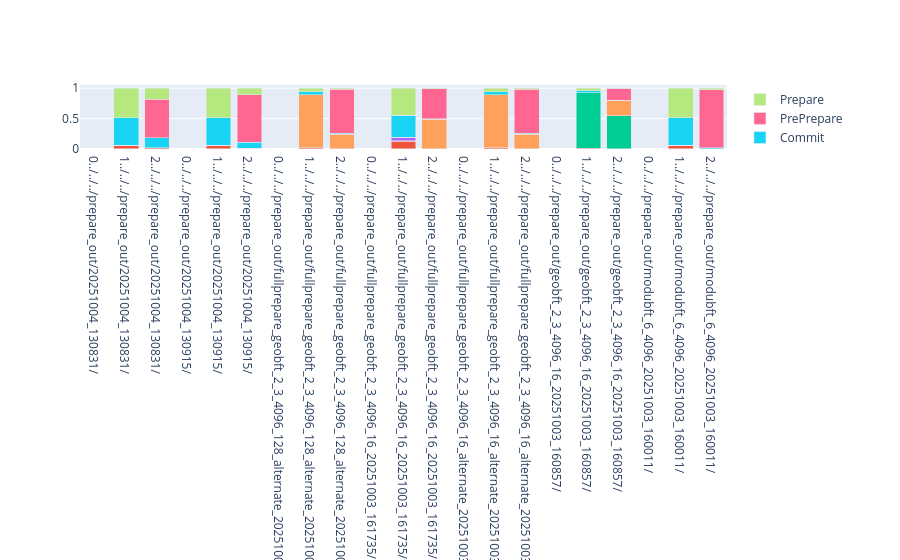

Notebook source saved alongside this figure:
### Code cell
types = ["Checkpoint",	"ClientResponse"	,"ClusterCommit"	,"ClusterPrePrepare"	,"ClusterPrepare"	,"Commit"	,"PrePrepare"	,"Prepare"]
types=list(filter(lambda typ: typ in df_with_bytes,types))

average_by_folder_and_role = df_with_bytes.groupby(["folder","Role"]).mean(numeric_only=True).reset_index()
total_bytes_sent = average_by_folder_and_role[["folder","Role"]+types].groupby(["folder","Role"]).sum().sum(axis=1).reset_index().set_index(["folder","Role"])
total_bytes_sent[0].index.set_names(['folder', 'Role'], inplace=True)

normalized_bytes_per_folder = (
    average_by_folder_and_role.set_index(["folder", "Role"])[types]
    .div(total_bytes_sent[0], axis=0)
    .reset_index()
)
normalized_bytes_per_folder["Role"]=average_by_folder_and_role["Role"]
fig = go.Figure()

for typ in types:
    fig.add_trace(go.Bar(x=normalized_bytes_per_folder.Role.apply(str)+normalized_bytes_per_folder.folder.apply(str),y=normalized_bytes_per_folder[typ],name=typ))
fig.update_layout(barmode='stack')
fig.show()

### Figure 1 — Plotly figure (JSON) as saved in the notebook; plotly's stock layout.template omitted (floating-point values rounded to 4 significant figures)
{"data": [{"name": "Checkpoint", "type": "bar", "x": ["0../../../prepare_out/20251004_130831/", "1../../../prepare_out/20251004_130831/", "2../../../prepare_out/20251004_130831/", "0../../../prepare_out/20251004_130915/", "1../../../prepare_out/20251004_130915/", "2../../../prepare_out/20251004_130915/", "0../../../prepare_out/fullprepare_geobft_2_3_4096_128_alternate_20251003_162946/", "1../../../prepare_out/fullprepare_geobft_2_3_4096_128_alternate_20251003_162946/", "2../../../prepare_out/fullprepare_geobft_2_3_4096_128_alternate_20251003_162946/", "0../../../prepare_out/fullprepare_geobft_2_3_4096_16_20251003_161735/", "1../../../prepare_out/fullprepare_geobft_2_3_4096_16_20251003_161735/", "2../../../prepare_out/fullprepare_geobft_2_3_4096_16_20251003_161735/", "0../../../prepare_out/fullprepare_geobft_2_3_4096_16_alternate_20251003_162853/", "1../../../prepare_out/fullprepare_geobft_2_3_4096_16_alternate_20251003_162853/", "2../../../prepare_out/fullprepare_geobft_2_3_4096_16_alternate_20251003_162853/", "0../../../prepare_out/geobft_2_3_4096_16_20251003_160857/", "1../../../prepare_out/geobft_2_3_4096_16_20251003_160857/", "2../../../prepare_out/geobft_2_3_4096_16_20251003_160857/", "0../../../prepare_out/modubft_6_4096_20251003_160011/", "1../../../prepare_out/modubft_6_4096_20251003_160011/", "2../../../prepare_out/modubft_6_4096_20251003_160011/"], "y": [NaN, 0.0009708, 0.0003576, NaN, 0.0009706, 0.0002166, NaN, 0.0001168, 3.131e-05, NaN, 0.0008801, 2.111e-05, NaN, 0.0001149, 3.12e-05, NaN, 7.996e-05, 8.17e-06, NaN, 0.0009704, 4.52e-05]}, {"name": "ClientResponse", "type": "bar", "x": ["0../../../prepare_out/20251004_130831/", "1../../../prepare_out/20251004_130831/", "2../../../prepare_out/20251004_130831/", "0../../../prepare_out/20251004_130915/", "1../../../prepare_out/20251004_130915/", "2../../../prepare_out/20251004_130915/", "0../../../prepare_out/fullprepare_geobft_2_3_4096_128_alternate_20251003_162946/", "1../../../prepare_out/fullprepare_geobft_2_3_4096_128_alternate_20251003_162946/", "2../../../prepare_out/fullprepare_geobft_2_3_4096_128_alternate_20251003_162946/", "0../../../prepare_out/fullprepare_geobft_2_3_4096_16_20251003_161735/", "1../../../prepare_out/fullprepare_geobft_2_3_4096_16_20251003_161735/", "2../../../prepare_out/fullprepare_geobft_2_3_4096_16_20251003_161735/", "0../../../prepare_out/fullprepare_geobft_2_3_4096_16_alternate_20251003_162853/", "1../../../prepare_out/fullprepare_geobft_2_3_4096_16_alternate_20251003_162853/", "2../../../prepare_out/fullprepare_geobft_2_3_4096_16_alternate_20251003_162853/", "0../../../prepare_out/geobft_2_3_4096_16_20251003_160857/", "1../../../prepare_out/geobft_2_3_4096_16_20251003_160857/", "2../../../prepare_out/geobft_2_3_4096_16_20251003_160857/", "0../../../prepare_out/modubft_6_4096_20251003_160011/", "1../../../prepare_out/modubft_6_4096_20251003_160011/", "2../../../prepare_out/modubft_6_4096_20251003_160011/"], "y": [NaN, 0.06394, 0.02334, NaN, 0.06397, 0.01404, NaN, 0.01723, 0.004585, NaN, 0.13, 0.003087, NaN, 0.01702, 0.004576, NaN, 0.01184, 0.0012, NaN, 0.06392, 0.002924]}, {"name": "ClusterCommit", "type": "bar", "x": ["0../../../prepare_out/20251004_130831/", "1../../../prepare_out/20251004_130831/", "2../../../prepare_out/20251004_130831/", "0../../../prepare_out/20251004_130915/", "1../../../prepare_out/20251004_130915/", "2../../../prepare_out/20251004_130915/", "0../../../prepare_out/fullprepare_geobft_2_3_4096_128_alternate_20251003_162946/", "1../../../prepare_out/fullprepare_geobft_2_3_4096_128_alternate_20251003_162946/", "2../../../prepare_out/fullprepare_geobft_2_3_4096_128_alternate_20251003_162946/", "0../../../prepare_out/fullprepare_geobft_2_3_4096_16_20251003_161735/", "1../../../prepare_out/fullprepare_geobft_2_3_4096_16_20251003_161735/", "2../../../prepare_out/fullprepare_geobft_2_3_4096_16_20251003_161735/", "0../../../prepare_out/fullprepare_geobft_2_3_4096_16_alternate_20251003_162853/", "1../../../prepare_out/fullprepare_geobft_2_3_4096_16_alternate_20251003_162853/", "2../../../prepare_out/fullprepare_geobft_2_3_4096_16_alternate_20251003_162853/", "0../../../prepare_out/geobft_2_3_4096_16_20251003_160857/", "1../../../prepare_out/geobft_2_3_4096_16_20251003_160857/", "2../../../prepare_out/geobft_2_3_4096_16_20251003_160857/", "0../../../prepare_out/modubft_6_4096_20251003_160011/", "1../../../prepare_out/modubft_6_4096_20251003_160011/", "2../../../prepare_out/modubft_6_4096_20251003_160011/"], "y": [NaN, 0.0, 0.0, NaN, 0.0, 0.0, NaN, 0.0, 0.0, NaN, 0.001632, 3.729e-05, NaN, 0.0, 0.0, NaN, 0.9093, 0.5481, NaN, 0.0, 0.0]}, {"name": "ClusterPrePrepare", "type": "bar", "x": ["0../../../prepare_out/20251004_130831/", "1../../../prepare_out/20251004_130831/", "2../../../prepare_out/20251004_130831/", "0../../../prepare_out/20251004_130915/", "1../../../prepare_out/20251004_130915/", "2../../../prepare_out/20251004_130915/", "0../../../prepare_out/fullprepare_geobft_2_3_4096_128_alternate_20251003_162946/", "1../../../prepare_out/fullprepare_geobft_2_3_4096_128_alternate_20251003_162946/", "2../../../prepare_out/fullprepare_geobft_2_3_4096_128_alternate_20251003_162946/", "0../../../prepare_out/fullprepare_geobft_2_3_4096_16_20251003_161735/", "1../../../prepare_out/fullprepare_geobft_2_3_4096_16_20251003_161735/", "2../../../prepare_out/fullprepare_geobft_2_3_4096_16_20251003_161735/", "0../../../prepare_out/fullprepare_geobft_2_3_4096_16_alternate_20251003_162853/", "1../../../prepare_out/fullprepare_geobft_2_3_4096_16_alternate_20251003_162853/", "2../../../prepare_out/fullprepare_geobft_2_3_4096_16_alternate_20251003_162853/", "0../../../prepare_out/geobft_2_3_4096_16_20251003_160857/", "1../../../prepare_out/geobft_2_3_4096_16_20251003_160857/", "2../../../prepare_out/geobft_2_3_4096_16_20251003_160857/", "0../../../prepare_out/modubft_6_4096_20251003_160011/", "1../../../prepare_out/modubft_6_4096_20251003_160011/", "2../../../prepare_out/modubft_6_4096_20251003_160011/"], "y": [NaN, 0.0, 0.0, NaN, 0.0, 0.0, NaN, 0.0009491, 0.0002559, NaN, 0.0575, 0.001381, NaN, 0.007498, 0.002041, NaN, 0.005228, 0.0005364, NaN, 0.0, 0.0]}, {"name": "ClusterPrepare", "type": "bar", "x": ["0../../../prepare_out/20251004_130831/", "1../../../prepare_out/20251004_130831/", "2../../../prepare_out/20251004_130831/", "0../../../prepare_out/20251004_130915/", "1../../../prepare_out/20251004_130915/", "2../../../prepare_out/20251004_130915/", "0../../../prepare_out/fullprepare_geobft_2_3_4096_128_alternate_20251003_162946/", "1../../../prepare_out/fullprepare_geobft_2_3_4096_128_alternate_20251003_162946/", "2../../../prepare_out/fullprepare_geobft_2_3_4096_128_alternate_20251003_162946/", "0../../../prepare_out/fullprepare_geobft_2_3_4096_16_20251003_161735/", "1../../../prepare_out/fullprepare_geobft_2_3_4096_16_20251003_161735/", "2../../../prepare_out/fullprepare_geobft_2_3_4096_16_20251003_161735/", "0../../../prepare_out/fullprepare_geobft_2_3_4096_16_alternate_20251003_162853/", "1../../../prepare_out/fullprepare_geobft_2_3_4096_16_alternate_20251003_162853/", "2../../../prepare_out/fullprepare_geobft_2_3_4096_16_alternate_20251003_162853/", "0../../../prepare_out/geobft_2_3_4096_16_20251003_160857/", "1../../../prepare_out/geobft_2_3_4096_16_20251003_160857/", "2../../../prepare_out/geobft_2_3_4096_16_20251003_160857/", "0../../../prepare_out/modubft_6_4096_20251003_160011/", "1../../../prepare_out/modubft_6_4096_20251003_160011/", "2../../../prepare_out/modubft_6_4096_20251003_160011/"], "y": [NaN, 0.0, 0.0, NaN, 0.0, 0.0, NaN, 0.8747, 0.2387, NaN, 0.0, 0.485, NaN, 0.8698, 0.2397, NaN, 0.0, 0.2518, NaN, 0.0, 0.0]}, {"name": "Commit", "type": "bar", "x": ["0../../../prepare_out/20251004_130831/", "1../../../prepare_out/20251004_130831/", "2../../../prepare_out/20251004_130831/", "0../../../prepare_out/20251004_130915/", "1../../../prepare_out/20251004_130915/", "2../../../prepare_out/20251004_130915/", "0../../../prepare_out/fullprepare_geobft_2_3_4096_128_alternate_20251003_162946/", "1../../../prepare_out/fullprepare_geobft_2_3_4096_128_alternate_20251003_162946/", "2../../../prepare_out/fullprepare_geobft_2_3_4096_128_alternate_20251003_162946/", "0../../../prepare_out/fullprepare_geobft_2_3_4096_16_20251003_161735/", "1../../../prepare_out/fullprepare_geobft_2_3_4096_16_20251003_161735/", "2../../../prepare_out/fullprepare_geobft_2_3_4096_16_20251003_161735/", "0../../../prepare_out/fullprepare_geobft_2_3_4096_16_alternate_20251003_162853/", "1../../../prepare_out/fullprepare_geobft_2_3_4096_16_alternate_20251003_162853/", "2../../../prepare_out/fullprepare_geobft_2_3_4096_16_alternate_20251003_162853/", "0../../../prepare_out/geobft_2_3_4096_16_20251003_160857/", "1../../../prepare_out/geobft_2_3_4096_16_20251003_160857/", "2../../../prepare_out/geobft_2_3_4096_16_20251003_160857/", "0../../../prepare_out/modubft_6_4096_20251003_160011/", "1../../../prepare_out/modubft_6_4096_20251003_160011/", "2../../../prepare_out/modubft_6_4096_20251003_160011/"], "y": [NaN, 0.4483, 0.1652, NaN, 0.4483, 0.1002, NaN, 0.04835, 0.01303, NaN, 0.3661, 0.008793, NaN, 0.04769, 0.01297, NaN, 0.03325, 0.003408, NaN, 0.4481, 0.02087]}, {"name": "PrePrepare", "type": "bar", "x": ["0../../../prepare_out/20251004_130831/", "1../../../prepare_out/20251004_130831/", "2../../../prepare_out/20251004_130831/", "0../../../prepare_out/20251004_130915/", "1../../../prepare_out/20251004_130915/", "2../../../prepare_out/20251004_130915/", "0../../../prepare_out/fullprepare_geobft_2_3_4096_128_alternate_20251003_162946/", "1../../../prepare_out/fullprepare_geobft_2_3_4096_128_alternate_20251003_162946/", "2../../../prepare_out/fullprepare_geobft_2_3_4096_128_alternate_20251003_162946/", "0../../../prepare_out/fullprepare_geobft_2_3_4096_16_20251003_161735/", "1../../../prepare_out/fullprepare_geobft_2_3_4096_16_20251003_161735/", "2../../../prepare_out/fullprepare_geobft_2_3_4096_16_20251003_161735/", "0../../../prepare_out/fullprepare_geobft_2_3_4096_16_alternate_20251003_162853/", "1../../../prepare_out/fullprepare_geobft_2_3_4096_16_alternate_20251003_162853/", "2../../../prepare_out/fullprepare_geobft_2_3_4096_16_alternate_20251003_162853/", "0../../../prepare_out/geobft_2_3_4096_16_20251003_160857/", "1../../../prepare_out/geobft_2_3_4096_16_20251003_160857/", "2../../../prepare_out/geobft_2_3_4096_16_20251003_160857/", "0../../../prepare_out/modubft_6_4096_20251003_160011/", "1../../../prepare_out/modubft_6_4096_20251003_160011/", "2../../../prepare_out/modubft_6_4096_20251003_160011/"], "y": [NaN, 0.0, 0.6319, NaN, 0.0, 0.7769, NaN, 0.0, 0.7276, NaN, 0.0, 0.491, NaN, 0.0, 0.725, NaN, 0.0, 0.1908, NaN, 0.0, 0.9535]}, {"name": "Prepare", "type": "bar", "x": ["0../../../prepare_out/20251004_130831/", "1../../../prepare_out/20251004_130831/", "2../../../prepare_out/20251004_130831/", "0../../../prepare_out/20251004_130915/", "1../../../prepare_out/20251004_130915/", "2../../../prepare_out/20251004_130915/", "0../../../prepare_out/fullprepare_geobft_2_3_4096_128_alternate_20251003_162946/", "1../../../prepare_out/fullprepare_geobft_2_3_4096_128_alternate_20251003_162946/", "2../../../prepare_out/fullprepare_geobft_2_3_4096_128_alternate_20251003_162946/", "0../../../prepare_out/fullprepare_geobft_2_3_4096_16_20251003_161735/", "1../../../prepare_out/fullprepare_geobft_2_3_4096_16_20251003_161735/", "2../../../prepare_out/fullprepare_geobft_2_3_4096_16_20251003_161735/", "0../../../prepare_out/fullprepare_geobft_2_3_4096_16_alternate_20251003_162853/", "1../../../prepare_out/fullprepare_geobft_2_3_4096_16_alternate_20251003_162853/", "2../../../prepare_out/fullprepare_geobft_2_3_4096_16_alternate_20251003_162853/", "0../../../prepare_out/geobft_2_3_4096_16_20251003_160857/", "1../../../prepare_out/geobft_2_3_4096_16_20251003_160857/", "2../../../prepare_out/geobft_2_3_4096_16_20251003_160857/", "0../../../prepare_out/modubft_6_4096_20251003_160011/", "1../../../prepare_out/modubft_6_4096_20251003_160011/", "2../../../prepare_out/modubft_6_4096_20251003_160011/"], "y": [NaN, 0.4867, 0.1792, NaN, 0.4868, 0.1087, NaN, 0.05863, 0.01577, NaN, 0.4438, 0.01065, NaN, 0.05786, 0.0157, NaN, 0.04033, 0.004127, NaN, 0.487, 0.02266]}], "layout": {"barmode": "stack"}}
